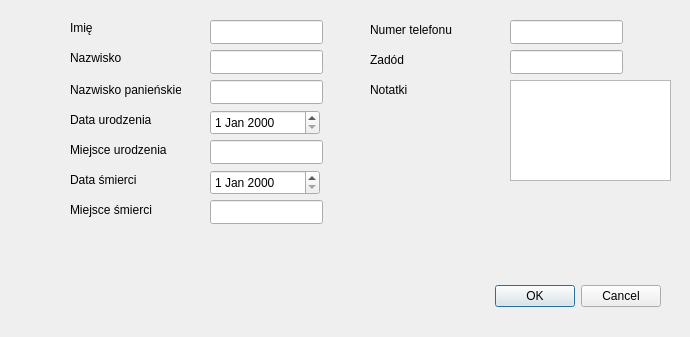
<?xml version="1.0" encoding="UTF-8"?>
<ui version="4.0">
 <class>PersonDialog</class>
 <widget class="QDialog" name="PersonDialog">
  <property name="geometry">
   <rect>
    <x>0</x>
    <y>0</y>
    <width>690</width>
    <height>337</height>
   </rect>
  </property>
  <property name="windowTitle">
   <string>Dialog</string>
  </property>
  <widget class="QDialogButtonBox" name="buttonBox">
   <property name="geometry">
    <rect>
     <x>30</x>
     <y>280</y>
     <width>631</width>
     <height>32</height>
    </rect>
   </property>
   <property name="orientation">
    <enum>Qt::Orientation::Horizontal</enum>
   </property>
   <property name="standardButtons">
    <set>QDialogButtonBox::StandardButton::Cancel|QDialogButtonBox::StandardButton::Ok</set>
   </property>
  </widget>
  <widget class="QLineEdit" name="firstNameEdit">
   <property name="geometry">
    <rect>
     <x>210</x>
     <y>20</y>
     <width>113</width>
     <height>24</height>
    </rect>
   </property>
  </widget>
  <widget class="QDateEdit" name="birthDateEdit">
   <property name="geometry">
    <rect>
     <x>210</x>
     <y>110</y>
     <width>110</width>
     <height>25</height>
    </rect>
   </property>
  </widget>
  <widget class="QTextEdit" name="notesEdit">
   <property name="geometry">
    <rect>
     <x>510</x>
     <y>80</y>
     <width>161</width>
     <height>101</height>
    </rect>
   </property>
  </widget>
  <widget class="QLabel" name="label">
   <property name="geometry">
    <rect>
     <x>70</x>
     <y>20</y>
     <width>49</width>
     <height>16</height>
    </rect>
   </property>
   <property name="text">
    <string>Imię</string>
   </property>
  </widget>
  <widget class="QLabel" name="label_2">
   <property name="geometry">
    <rect>
     <x>70</x>
     <y>50</y>
     <width>51</width>
     <height>16</height>
    </rect>
   </property>
   <property name="text">
    <string>Nazwisko</string>
   </property>
  </widget>
  <widget class="QLabel" name="label_3">
   <property name="geometry">
    <rect>
     <x>70</x>
     <y>80</y>
     <width>111</width>
     <height>20</height>
    </rect>
   </property>
   <property name="text">
    <string>Nazwisko panieńskie</string>
   </property>
  </widget>
  <widget class="QLabel" name="label_4">
   <property name="geometry">
    <rect>
     <x>70</x>
     <y>110</y>
     <width>111</width>
     <height>20</height>
    </rect>
   </property>
   <property name="text">
    <string>Data urodzenia</string>
   </property>
  </widget>
  <widget class="QLabel" name="label_5">
   <property name="geometry">
    <rect>
     <x>70</x>
     <y>140</y>
     <width>111</width>
     <height>20</height>
    </rect>
   </property>
   <property name="text">
    <string>Miejsce urodzenia</string>
   </property>
  </widget>
  <widget class="QLabel" name="label_6">
   <property name="geometry">
    <rect>
     <x>70</x>
     <y>170</y>
     <width>111</width>
     <height>20</height>
    </rect>
   </property>
   <property name="text">
    <string>Data śmierci</string>
   </property>
  </widget>
  <widget class="QLabel" name="label_7">
   <property name="geometry">
    <rect>
     <x>70</x>
     <y>200</y>
     <width>111</width>
     <height>20</height>
    </rect>
   </property>
   <property name="text">
    <string>Miejsce śmierci</string>
   </property>
  </widget>
  <widget class="QLabel" name="label_8">
   <property name="geometry">
    <rect>
     <x>370</x>
     <y>20</y>
     <width>111</width>
     <height>20</height>
    </rect>
   </property>
   <property name="text">
    <string>Numer telefonu</string>
   </property>
  </widget>
  <widget class="QLabel" name="label_9">
   <property name="geometry">
    <rect>
     <x>370</x>
     <y>50</y>
     <width>111</width>
     <height>20</height>
    </rect>
   </property>
   <property name="text">
    <string>Zadód</string>
   </property>
  </widget>
  <widget class="QLabel" name="label_10">
   <property name="geometry">
    <rect>
     <x>370</x>
     <y>80</y>
     <width>111</width>
     <height>20</height>
    </rect>
   </property>
   <property name="text">
    <string>Notatki</string>
   </property>
  </widget>
  <widget class="QLineEdit" name="lastNameEdit">
   <property name="geometry">
    <rect>
     <x>210</x>
     <y>50</y>
     <width>113</width>
     <height>24</height>
    </rect>
   </property>
  </widget>
  <widget class="QLineEdit" name="maidenNameEdit">
   <property name="geometry">
    <rect>
     <x>210</x>
     <y>80</y>
     <width>113</width>
     <height>24</height>
    </rect>
   </property>
  </widget>
  <widget class="QLineEdit" name="placeOfBirthEdit">
   <property name="geometry">
    <rect>
     <x>210</x>
     <y>140</y>
     <width>113</width>
     <height>24</height>
    </rect>
   </property>
  </widget>
  <widget class="QLineEdit" name="placeOfDeathEdit">
   <property name="geometry">
    <rect>
     <x>210</x>
     <y>200</y>
     <width>113</width>
     <height>24</height>
    </rect>
   </property>
  </widget>
  <widget class="QDateEdit" name="deathDateEdit">
   <property name="geometry">
    <rect>
     <x>210</x>
     <y>170</y>
     <width>110</width>
     <height>25</height>
    </rect>
   </property>
  </widget>
  <widget class="QLineEdit" name="phoneNumberEdit">
   <property name="geometry">
    <rect>
     <x>510</x>
     <y>20</y>
     <width>113</width>
     <height>24</height>
    </rect>
   </property>
  </widget>
  <widget class="QLineEdit" name="occupationEdit">
   <property name="geometry">
    <rect>
     <x>510</x>
     <y>50</y>
     <width>113</width>
     <height>24</height>
    </rect>
   </property>
  </widget>
 </widget>
 <tabstops>
  <tabstop>firstNameEdit</tabstop>
  <tabstop>lastNameEdit</tabstop>
  <tabstop>maidenNameEdit</tabstop>
  <tabstop>birthDateEdit</tabstop>
  <tabstop>placeOfBirthEdit</tabstop>
  <tabstop>deathDateEdit</tabstop>
  <tabstop>placeOfDeathEdit</tabstop>
  <tabstop>phoneNumberEdit</tabstop>
  <tabstop>occupationEdit</tabstop>
  <tabstop>notesEdit</tabstop>
 </tabstops>
 <resources/>
 <connections>
  <connection>
   <sender>buttonBox</sender>
   <signal>accepted()</signal>
   <receiver>PersonDialog</receiver>
   <slot>accept()</slot>
   <hints>
    <hint type="sourcelabel">
     <x>248</x>
     <y>254</y>
    </hint>
    <hint type="destinationlabel">
     <x>157</x>
     <y>274</y>
    </hint>
   </hints>
  </connection>
  <connection>
   <sender>buttonBox</sender>
   <signal>rejected()</signal>
   <receiver>PersonDialog</receiver>
   <slot>reject()</slot>
   <hints>
    <hint type="sourcelabel">
     <x>316</x>
     <y>260</y>
    </hint>
    <hint type="destinationlabel">
     <x>286</x>
     <y>274</y>
    </hint>
   </hints>
  </connection>
 </connections>
</ui>
